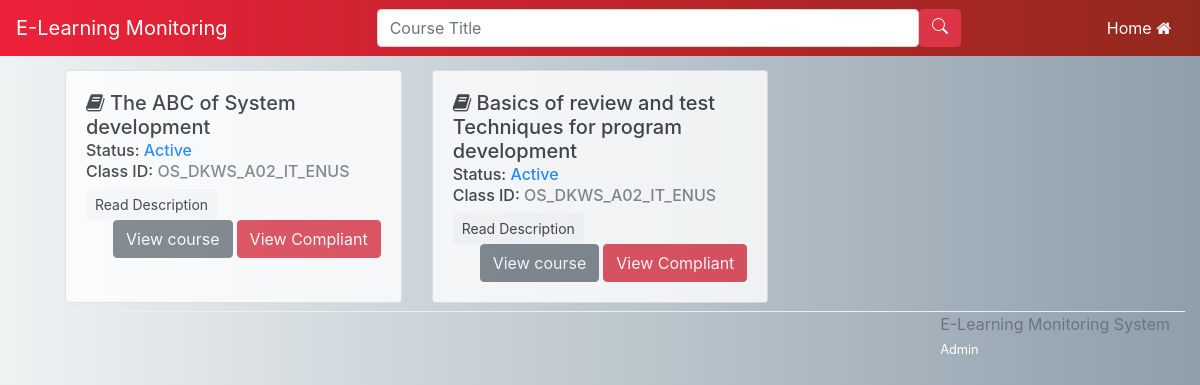
/main/, run on the app's committed database.
### members/models.py (models this page shows, shortened)
class Course(models.Model):
    url = models.CharField(max_length=255)
    date_created=models.DateField(auto_now_add=True)
    completion_date = models.DateField()
    title = models.CharField(max_length=255)
    class_id = models.CharField(max_length=255)
    status = models.CharField(max_length=20,
                              choices=CouseStatus,
                              default='2')
    class_description = models.TextField(max_length=2000)

### main/views.py (the view)
# urls.py: path('',views.index, name='index')
def index(request):
    searchval = request.GET.get('eid')
    courses = Course.objects.all().order_by('status')
    if searchval != None:
        courses = Course.objects.filter(title__contains=searchval)
    context = {
        'courses': courses,
        'index': True
    }
    return render(request, 'index.html', context)

### main/templates/index.html (shortened to what this page needs)
{% extends 'base.html' %}
{% block content %}
<div style="padding-top: 20px ; padding-left: 50px; padding-right: 50px;">
  <form method="GET" action="{% url 'complaintsview' %}">
    <div class="row">
      {% for crs in courses %}
      <div class="col-sm-4 mb-2">
        <div class="card h-100" style="opacity: .8;">
          <div class="card-body">
            <h5 class=""><i class="fa fa-book"></i> {{ crs.title }}</h5>
            {% if crs.status == '4'%}
            <h6 class="card-subtitle mb-2">Status: <span class="text-muted">Cancelled</span></h6>
            {% elif crs.status == '1' %}
            <h6 class="card-subtitle mb-2 ">Status: <span class="text-primary">Active</h6>
            {% elif crs.status == '2' %}
            <h6 class="card-subtitle mb-2 ">Status: <span class="text-warning">In Progress</h6>
            {% elif crs.status == '3' %}
            <h6 class="card-subtitle mb-2 ">Status: <span class="text-success">Completed</h6>
            {% else %}
            <h6 class="card-subtitle mb-2 ">Status: <span class="text-secondary">No status found.</h6>
            {% endif%}
            <h6 class="card-subtitle mb-2 ">Class ID: <span class="text-secondary">{{ crs.class_id }}</h6>
            <button type="button" value="{{ crs.class_description }}---{{ crs.title }}" class="btn btn-light btn-sm" data-toggle="modal" data-target="#exampleModalCenter">
              Read Description
            </button>
            <div class="d-flex justify-content-end">
              <a href="{{ crs.url }}" target="_blank" class="btn btn-secondary mr-1">View course</a>
              <button name="q" value="{{  crs.id }}" class="btn btn-danger" value="{{ request }}" type="submit">View
                Compliant</button>
            </div>
          </div>
        </div>
      </div>
      {% endfor %}
    </div>
  </form>
</div>
{% include "_footer.html" %}
{% endblock %}

### templates/base.html (shortened to what this page needs)
{% load  static %}
<!Doctype html>
<html lang="en">
<head>
  {% block stylesheets %}
  <link rel="stylesheet" href="{% static 'assets/css/bootstrap.min.css' %}">
  <link rel="stylesheet" href="{% static 'assets/css/main.css' %}">
  <link rel="stylesheet" href="{% static 'assets/fonts/font-awesome-4.7.0/css/font-awesome.min.css' %}">
  {% endblock stylesheets %}
</head>
{% include "_header.html" %}
<body style="background-image: linear-gradient(to left, #8e9eab , #eef2f3);">
  <main role="main" class="container-fluid">
    <div style="padding-top: 50px;">
      {% block content %}{% endblock %}
    </div>
  </main>
</body>
</html>

### templates/_header.html
<nav class="navbar navbar-light mb-2 fixed-top "
  style="background-image: linear-gradient(to right, #ED213A , #93291E);">
  <a class="navbar-brand text-white" href="/main">E-Learning Monitoring <small class="text-white font-weight-bold">{{ title }}</small></a>
    {% if incompliant %}
       {% include "_search_compliant.html" %}
    {% elif index %}
      {% include "_search_index.html" %}
    {% endif %}
  <div class="float-right">
      <a href="/main" class="btn btn-white  text-white">
        Home <i class="fa fa-home"></i>
      </a>
  </div>
</nav>

### main/templates/_search_index.html (shortened to what this page needs)
<div class="d-flex justify-content-end w-50">
    <input class="form-control" type="text" id="empid" min="0" placeholder="Course Title">
    <a class="btn btn-danger" href="" id="searchbtn"
        onclick="this.href='?searchval='+document.getElementById('empid').value"> </a>
</div>

### templates/_footer.html (shortened to what this page needs)
<footer class="bd-footer text-muted footer"    >
    <div class="container-fluid d-flex justify-content-end" >
        <di class="">
            <p style="margin: 0;">E-Learning Monitoring System</p>
            <a href="/admin" class="text-white"><small>Admin</small></a>
        </di>
    </div>
  </footer>

### static/assets/css/main.css (style rules this page uses)
.footer { bottom: 0; width: 100%; border-top: 1px groove; height: 2.5rem; }

### data on the page
Course: title "The ABC of System development", shows "Status:", status "Active", class_id "OS_DKWS_A02_IT_ENUS", {{ crs.id }} 14 (drawn)
Course: title "Basics of review and test Techniques for program development", shows "Status:", status "Active", class_id "OS_DKWS_A02_IT_ENUS", {{ crs.id }} 15 (drawn)
